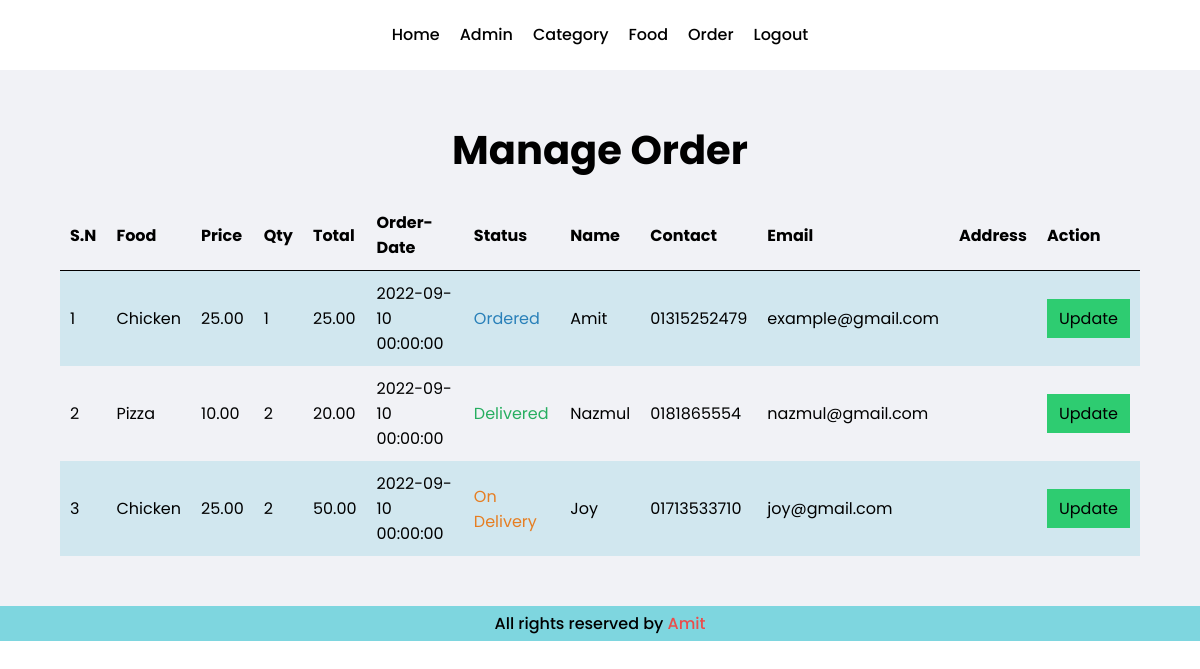
The page /admin/manage-order.php (signed in) on the database its author committed.
### tables this page shows
CREATE TABLE `tbl_order` (
  `id` int(10) NOT NULL,
  `food` varchar(150) NOT NULL,
  `price` decimal(10,2) NOT NULL,
  `qty` int(11) NOT NULL,
  `total` decimal(10,2) NOT NULL,
  `order_date` datetime NOT NULL,
  `status` varchar(50) NOT NULL,
  `customer_name` varchar(150) NOT NULL,
  `customer_contact` varchar(20) NOT NULL,
  `customer_email` varchar(150) NOT NULL,
  `customer_address` varchar(255) NOT NULL
);

### admin/manage-order.php (the view)
<?php
  include_once('partials/header.php'); ?>
  <section class="main-content">
    <div class="container">
      <h1 class="text-center">Manage Order</h1>
      <div style="overflow-x: auto;">
        <table class="tbl">
          <tr>
            <th>S.N</th>
            <th>Food</th>
            <th>Price</th>
            <th>Qty</th>
            <th>Total</th>
            <th>Order-Date</th>
            <th>Status</th>
            <th>Name</th>
            <th>Contact</th>
            <th>Email</th>
            <th>Address</th>
            <th>Action</th>
          </tr>
          <?php
          $sn = 1;
            $sql = mysqli_query($connection, "SELECT * FROM tbl_order ORDER BY id DESC");
              while($rows = mysqli_fetch_assoc($sql)) :
                $id = $rows['id'];
                $food = $rows['food'];
                $price = $rows['price'];
                $qty = $rows['qty'];
                $total = $rows['total'];
                $order_date = $rows['order_date'];
                $status = $rows['status'];
                $customer_name = $rows['customer_name'];
                $customer_contact = $rows['customer_contact'];
                $customer_email = $rows['customer_email'];
                $customer_address = $rows['customer_address']; ?>
                <tr>
                  <td><?php echo $sn++; ?></td>
                  <td><?php echo $food; ?></td>
                  <td><?php echo $price; ?></td>
                  <td><?php echo $qty; ?></td>
                  <td><?php echo $total; ?></td>
                  <td><?php echo $order_date; ?></td>
                  <td>
                    <?php
                      if($status == "Ordered"){
                        echo "<span style='color: #2980b9;'>$status</span>";
                      }
                      elseif($status == "On Delivery"){
                        echo "<span style='color: #e67e22;'>$status</span>";
                      }
                      elseif($status == "Delivered"){
                        echo "<span style='color: #27ae60;'>$status</span>";
                      }
                      elseif($status == "Canclled"){
                        echo "<span style='color: #e74c3c;'>$status</span>";
                      }
                     ?>
                  </td>
                  <td><?php echo $customer_name; ?></td>
                  <td><?php echo $customer_contact; ?></td>
                  <td><?php echo $customer_email; ?></td>
                  <td><?php echo $customer_address; ?></td>
                  <td>
                    <a class="btn-success" href="<?php echo SITEURL; ?>/admin/update-order.php?id=<?php echo $id; ?>">Update</a>
                  </td>
                </tr>
              <?php endwhile; ?>
        </table>
      </div>
    </div>
  </section>
  <?php include_once('partials/footer.php'); ?>

### css/admin.css (style rules this page uses)
* { margin: 0; padding: 0; font-family: 'Poppins', sans-serif; box-sizing: border-box; }
.container { max-width: 90%; margin: 0 auto; }
.text-center { text-align: center; }
.main-content { padding: 50px 0; background-color: #f1f2f6; }
.main-content h1 { font-size: 40px; }
.btn-success { padding: 8px 12px; text-decoration: none; font-size: 16px; background-color: #2ecc71; color: #000000; }
.tbl { border-collapse: collapse; width: 100%; margin-top: 20px; }
.tbl tr { margin-top: 20px; }
.tbl tr th { padding: 10px; text-align: left; border-bottom: 1px solid #000000; }
.tbl tr td { padding: 10px; text-align: left; }
.tbl tr:nth-child(even) { background-color: #82ccdd4a; }

### rows shown on the page
tbl_order: food "Chicken", price "25.00", qty "1", total "25.00", order_date "2022-09-10 00:00:00", status "Ordered", customer_name "Amit", customer_contact "01315252479", customer_email "example@gmail.com"
tbl_order: food "Pizza", price "10.00", qty "2", total "20.00", order_date "2022-09-10 00:00:00", status "Delivered", customer_name "Nazmul", customer_contact "0181865554", customer_email "nazmul@gmail.com"
tbl_order: food "Chicken", price "25.00", qty "2", total "50.00", order_date "2022-09-10 00:00:00", status "On Delivery", customer_name "Joy", customer_contact "01713533710", customer_email "joy@gmail.com"
